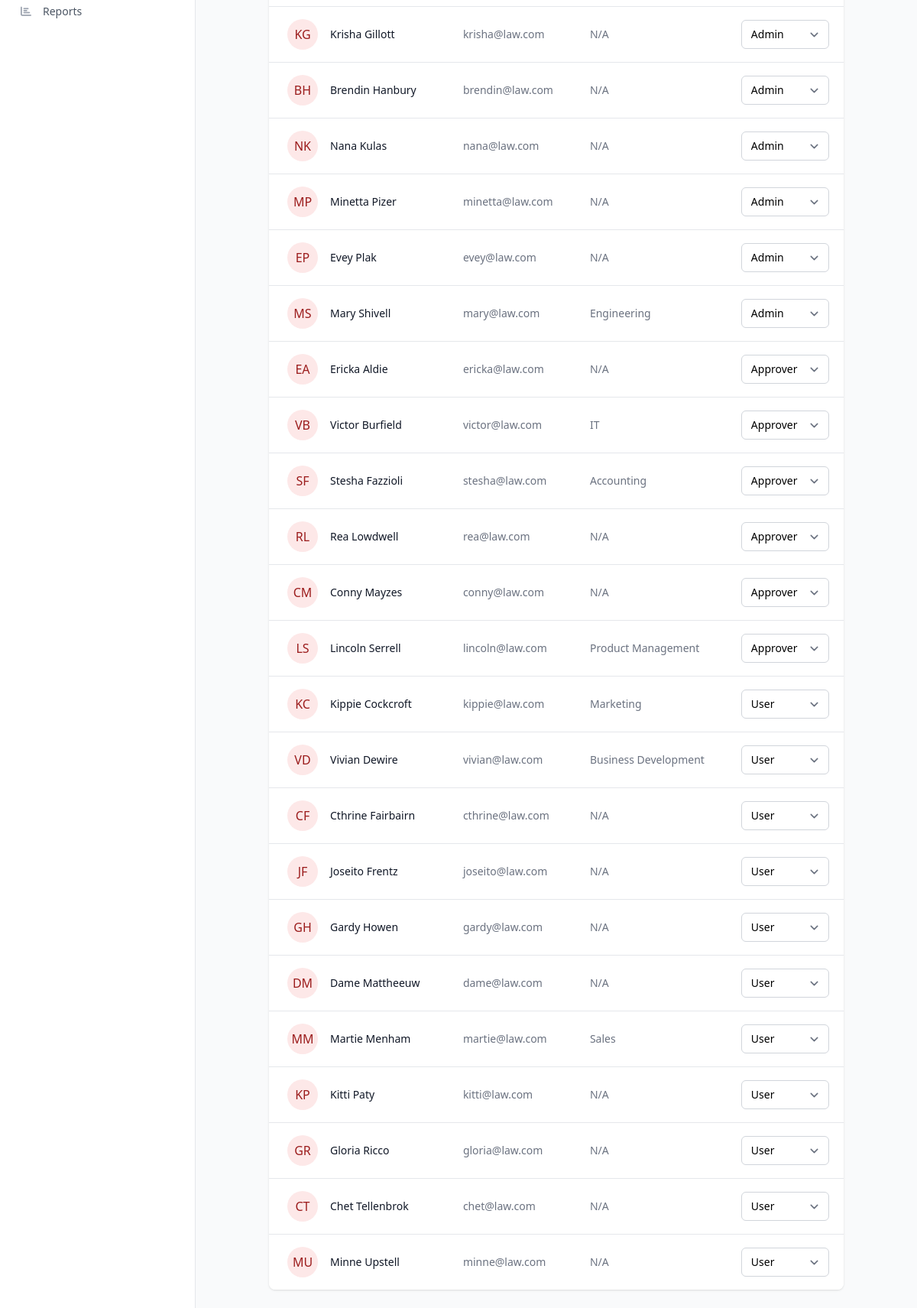
/manage_users.php (signed in, lower part), run on an earlier commit of the app's database.
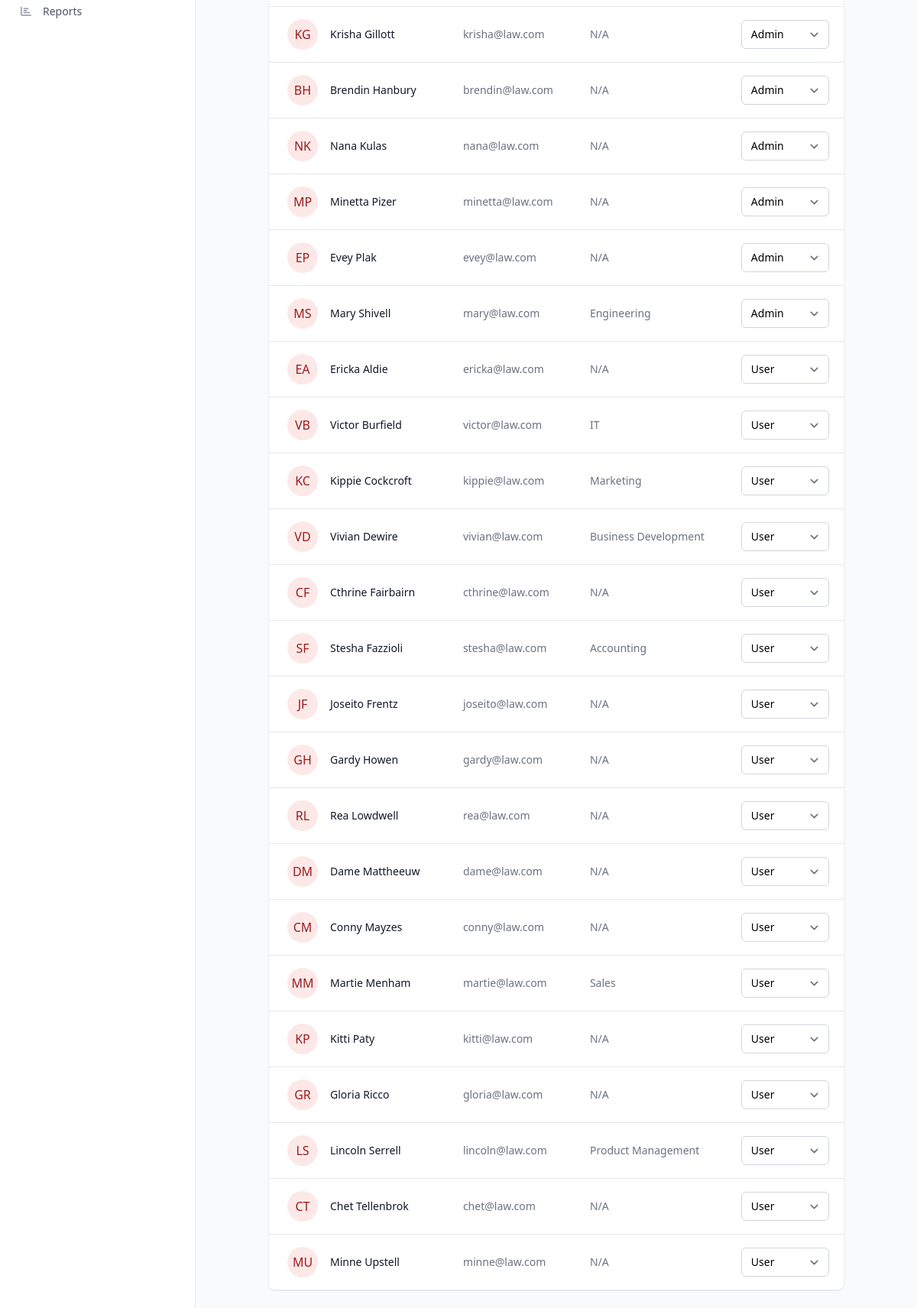
And on a later commit of the database.
### tables this page shows
CREATE TABLE users (
    user_id INTEGER PRIMARY KEY AUTOINCREMENT,
    first_name TEXT NOT NULL,
    last_name TEXT NOT NULL,
    email TEXT NOT NULL UNIQUE,
    password TEXT NOT NULL, -- For login authentication
    department_id INTEGER NOT NULL,
    role TEXT DEFAULT 'user', -- 'user', 'approver', or 'admin'
    created_at DATETIME DEFAULT CURRENT_TIMESTAMP,
    FOREIGN KEY (department_id) REFERENCES departments(department_id)
);

CREATE TABLE departments (
    department_id INTEGER PRIMARY KEY AUTOINCREMENT,
    department_name TEXT NOT NULL UNIQUE
);

### manage_users.php (the view, shortened to what this page needs)
<?php
require_once 'includes/header.php';
$search = isset($_GET['search']) ? '%' . $_GET['search'] . '%' : '%';
$query = "SELECT u.*, d.department_name
          FROM users u
          LEFT JOIN departments d ON u.department_id = d.department_id
          WHERE (u.first_name LIKE :search OR u.last_name LIKE :search OR u.email LIKE :search)";
$params = [':search' => $search];
$query .= " ORDER BY u.role, u.last_name, u.first_name";
$stmt = $db->prepare($query);
$stmt->execute($params);
$users = $stmt->fetchAll(PDO::FETCH_ASSOC);
?>
<main class="py-6 px-4 sm:px-6 lg:px-8">
    <div class="max-w-7xl mx-auto">
        <div class="px-4 sm:px-6 lg:px-8">
            <div class="mt-8 bg-white shadow rounded-lg overflow-hidden">
                <div class="overflow-x-auto">
                    <table class="min-w-full divide-y divide-gray-200">
                        <tbody class="bg-white divide-y divide-gray-200">
                            <?php foreach ($users as $user): ?>
                            <tr>
                                <td class="px-6 py-4 whitespace-nowrap">
                                    <div class="flex items-center">
                                        <div class="flex-shrink-0 h-10 w-10 rounded-full bg-maroon-100 text-maroon-800 flex items-center justify-center">
                                            <?= strtoupper(substr($user['first_name'], 0, 1) . substr($user['last_name'], 0, 1)) ?>
                                        </div>
                                        <div class="ml-4">
                                            <div class="text-sm font-medium text-gray-900">
                                                <?= htmlspecialchars($user['first_name']) . ' ' . htmlspecialchars($user['last_name']) ?>
                                            </div>
                                        </div>
                                    </div>
                                </td>
                                <td class="px-6 py-4 whitespace-nowrap text-sm text-gray-500">
                                    <?= htmlspecialchars($user['email']) ?>
                                </td>
                                <td class="px-6 py-4 whitespace-nowrap text-sm text-gray-500">
                                    <?= htmlspecialchars($user['department_name'] ?? 'N/A') ?>
                                </td>
                                <td class="px-6 py-4 whitespace-nowrap">
                                    <form method="POST" class="inline">
                                        <select name="role" onchange="this.form.submit()"
                                            class="<?= $user['user_id'] == $_SESSION['user_id'] ? 'bg-gray-100 cursor-not-allowed' : '' ?> border-gray-300 focus:ring-maroon-500 focus:border-maroon-500 text-sm rounded-md"
                                            <?= $user['user_id'] == $_SESSION['user_id'] ? 'disabled' : '' ?>>
                                            <option value="user" <?= $user['role'] === 'user' ? 'selected' : '' ?>>User</option>
                                            <option value="approver" <?= $user['role'] === 'approver' ? 'selected' : '' ?>>Approver</option>
                                            <option value="admin" <?= $user['role'] === 'admin' ? 'selected' : '' ?>>Admin</option>
                                        </select>
                                    </form>
                                </td>
                            </tr>
                            <?php endforeach; ?>
                        </tbody>
                    </table>
                </div>
            </div>
        </div>
    </div>
</main>
</body>
</html>

### includes/header.php (shortened to what this page needs)
<?php
$isLoggedIn = isset($_SESSION['user_id']);
$userRole = $isLoggedIn ? $_SESSION['role'] : 'guest';
?>
<!DOCTYPE html>
<html lang="en">
<head>
    <script src="https://cdn.tailwindcss.com?plugins=forms,typography,aspect-ratio,container-queries"></script>
    <link href="https://cdnjs.cloudflare.com/ajax/libs/font-awesome/6.0.0/css/all.min.css" rel="stylesheet">
</head>
<body class="bg-gray-50 antialiased">
    <div class="flex">
        <div class="hidden md:flex md:flex-shrink-0">
            <div class="flex flex-col w-64 border-r border-gray-200 bg-white">
                <div class="flex-1 flex flex-col pt-5 pb-4 overflow-y-auto">
                    <nav class="flex-1 px-3 space-y-1">
                        <?php if ($isLoggedIn && $userRole === 'admin'): ?>
                            <a href="reports.php" class="<?= basename($_SERVER['PHP_SELF']) == 'reports.php' ? 'bg-maroon-50 text-maroon-900' : 'text-gray-600 hover:bg-gray-50 hover:text-gray-900' ?> group flex items-center px-3 py-2 text-sm font-medium rounded-lg transition-colors">
                                <i class="<?= basename($_SERVER['PHP_SELF']) == 'reports.php' ? 'fas fa-chart-bar text-maroon-600' : 'fas fa-chart-bar text-gray-400 group-hover:text-gray-500' ?> mr-3 w-5 text-center"></i>
                                Reports
                            </a>
                        <?php endif; ?>
                    </nav>
                </div>
            </div>
        </div>
        <div class="flex-1 overflow-auto">
            <main class="px-4 sm:px-6 lg:px-8">
                <div class="max-w-7xl mx-auto relative">

What changed in the data, as far as the page shows it:
changed users "EA": role "Approver" → "User"
changed users "VB": role "Approver" → "User"
changed users "SF": role "Approver" → "User"; moves down the list
changed users "RL": role "Approver" → "User"; moves down the list
changed users "CM": role "Approver" → "User"; moves down the list
changed users "LS": role "Approver" → "User"; moves down the list
